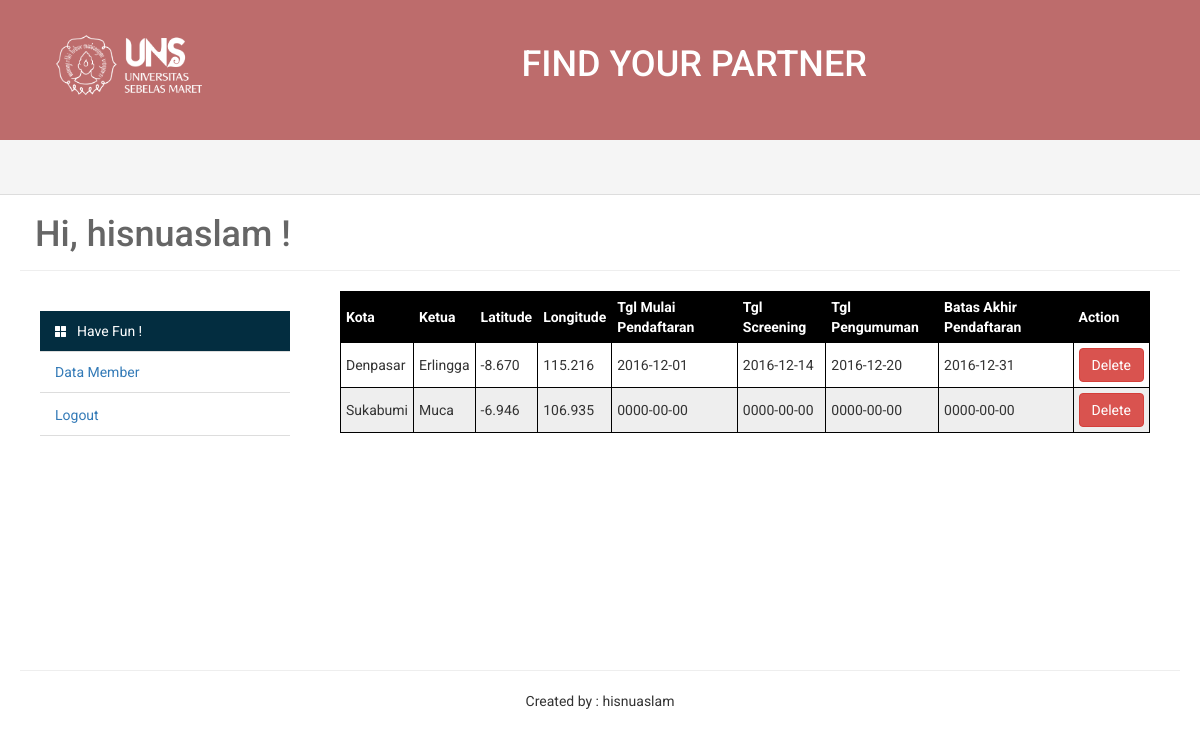
Page /datamember.php (signed in) on the committed database.
### tables this page shows
CREATE TABLE `lokasi` (
  `id` int(4) NOT NULL,
  `latitude` varchar(8) NOT NULL,
  `longitude` varchar(8) NOT NULL,
  `kota` varchar(30) NOT NULL,
  `ketua` varchar(40) NOT NULL,
  `lokasi` varchar(100) NOT NULL,
  `tglmulai` date NOT NULL,
  `tglakhir` date NOT NULL,
  `tglscreening` date NOT NULL,
  `tglpengumuman` date NOT NULL
);

### datamember.php (the view, shortened to what this page needs)
<?php include_once './header.php'; ?>
<div class="content-isi ">
    <div class="title-menu">
        <div class="col-lg-9"><h1>Hi, <?php echo $_SESSION['username'] ;?> !</h1></div>
        <div class="clearfix"></div>
        <hr>
    </div>
<div class="col-lg-3 content-menu">
    <ul class="nav nav-pills nav-stacked collapsed">
        <li role="presentation" class="active" >
            <a href="#" ><span class="glyphicon glyphicon-th-large" aria-hidden="true"></span>Have Fun !</a>
            <ul class="nav nav-stacked">
                <li class="second-nav "><a href="datamember.php">Data Member</a></li>
                <li class="second-nav "><a href="logout.php">Logout</a></li>
            </ul>
        </li>
    </ul>
</div>
<div class="col-lg-9 ">
    <div class="col-lg-12">
            <table id="t01">
            <tr>
            <th>Kota</th>
            <th>Ketua</th>
            <th>Latitude</th>
            <th>Longitude</th>
            <th>Tgl Mulai Pendaftaran</th>
            <th>Tgl Screening</th>
            <th>Tgl Pengumuman</th>
            <th>Batas Akhir Pendaftaran</th>
            <th>Action</th>
            </tr>
            <tr>
  <?php
      require 'koneksiall.php';
$sql="SELECT * FROM lokasi";
   $result_set=mysqli_query($koneksi,$sql);
    if($result_set ){
    while($row=mysqli_fetch_array($result_set))
    {
        ?>
        <tr>
        <td><?php echo $row['kota']; ?></td>
        <td><?php echo $row['ketua'] ?></td>
        <td><?php echo $row['latitude'] ?></td>
        <td><?php echo $row['longitude'] ?></td>
        <td><?php echo $row['tglmulai'] ?></td>
        <td><?php echo $row['tglscreening'] ?></td>
        <td><?php echo $row['tglpengumuman'] ?></td>
        <td><?php echo $row['tglakhir'] ?></td>
        <td><?php $id = $row['id']; echo "<button onclick = 'delete_mapmarker(\"$id\");'  class='btn btn-danger'>Delete</button>"; ?></td>
        </tr>
        </tr>
        <?php
    }
}
    ?></table>
        </div>
    </div>
</div>
<?php include_once './footer.php'; ?>

### header.php (shortened to what this page needs)
<!DOCTYPE html>
<html lang="en">
    <head>
        <link href="css/bootstrap.min.css" rel="stylesheet">
        <link href="css/digilib-uns.css" rel="stylesheet">
    </head>
    <body>
        <div class="header">
            <div class="row-fluid">
                <div class="col-lg-2">
                    <a href="index.php"><img src="img/logo-uns.png" height="60px"/></a>
                </div>
                <div class="col-lg-10">
                    <h1>FIND YOUR PARTNER</h1>
                </div>
            </div>
        </div>
        <div class="navigation">
            <div class="row-fluid">
                <div class="col-lg-3 col-lg-offset-9">
                    <div class="col-lg-12">
                    </div>
                </div>
            </div>
        </div>
        <div class="content">
            <div class="row-fluid">

### footer.php (shortened to what this page needs)
</div>
</div>
<div class="footer">
    <div class="row-fluid">
        <hr>
        <p>Created by : hisnuaslam</p>
    </div>
</div>
</body>
</html>

### css/digilib-uns.css (style rules this page uses)
body { font-family: 'Roboto', 'Arial', serif; background: white; }
.header { background: #BD6C6C; color: white; min-height: 140px; height: auto; padding: 35px; text-align: center; }
.header h1 { padding: 0; margin: 10px 0 0 0; }
.navigation { background: #f5f5f5; color: white; min-height: 55px; height: auto; padding: 10px; text-align: center; border-bottom: 1px solid #ddd; }
.content-menu { padding: 20px; //background: white; //color: white; height: auto; }
.content-menu .nav-pills>li.active>a, .content-menu .nav-pills>li.active>a:hover, .content-menu .nav-pills>li.active>a:focus { background: #032D40; border-radius: 0px; }
.content-menu .nav-pills>li>a, .content-menu .nav-pills>li>a:hover { border-radius: 0px; border-bottom: 1px #ddd solid; }
.content-menu .glyphicon { margin-right: 10px; font-size: 12px; }
.content-isi { //background: #f5f5f5; min-height: 450px; padding: 20px; }
.content-isi h1, .content-isi p { margin-top: 0px; color: #666; }
.content-isi hr,hr { border: 0,5px #666 solid; margin-bottom: 20px; margin-top: 5px; }
.content-isi .glyphicon { margin-right: 10px; font-size: 12px; }
.footer { min-height: 30px; padding: 20px; text-align: center; }
.second-nav { background: #fff; color: #032D40; list-style: none; margin: 0; border-bottom: 1px #ddd solid; }

### datamember.php (style rules this page uses)
table { width:100%; }
table, th, td { border: 1px solid black; border-collapse: collapse; }
th, td { padding: 5px; text-align: left; }
table#t01 tr:nth-child(even) { background-color: #eee; }
table#t01 tr:nth-child(odd) { background-color:#fff; }
table#t01 th { background-color: black; color: white; }

### rows in the picture
lokasi: kota "Denpasar", ketua "Erlingga", latitude "-8.670", longitude "115.216", tglmulai "2016-12-01", tglscreening "2016-12-14", tglpengumuman "2016-12-20", tglakhir "2016-12-31"
lokasi: kota "Sukabumi", ketua "Muca", latitude "-6.946", longitude "106.935", tglmulai "0000-00-00", tglscreening "0000-00-00", tglpengumuman "0000-00-00", tglakhir "0000-00-00"

### other values in the picture
$_SESSION['username'] "hisnuaslam"
